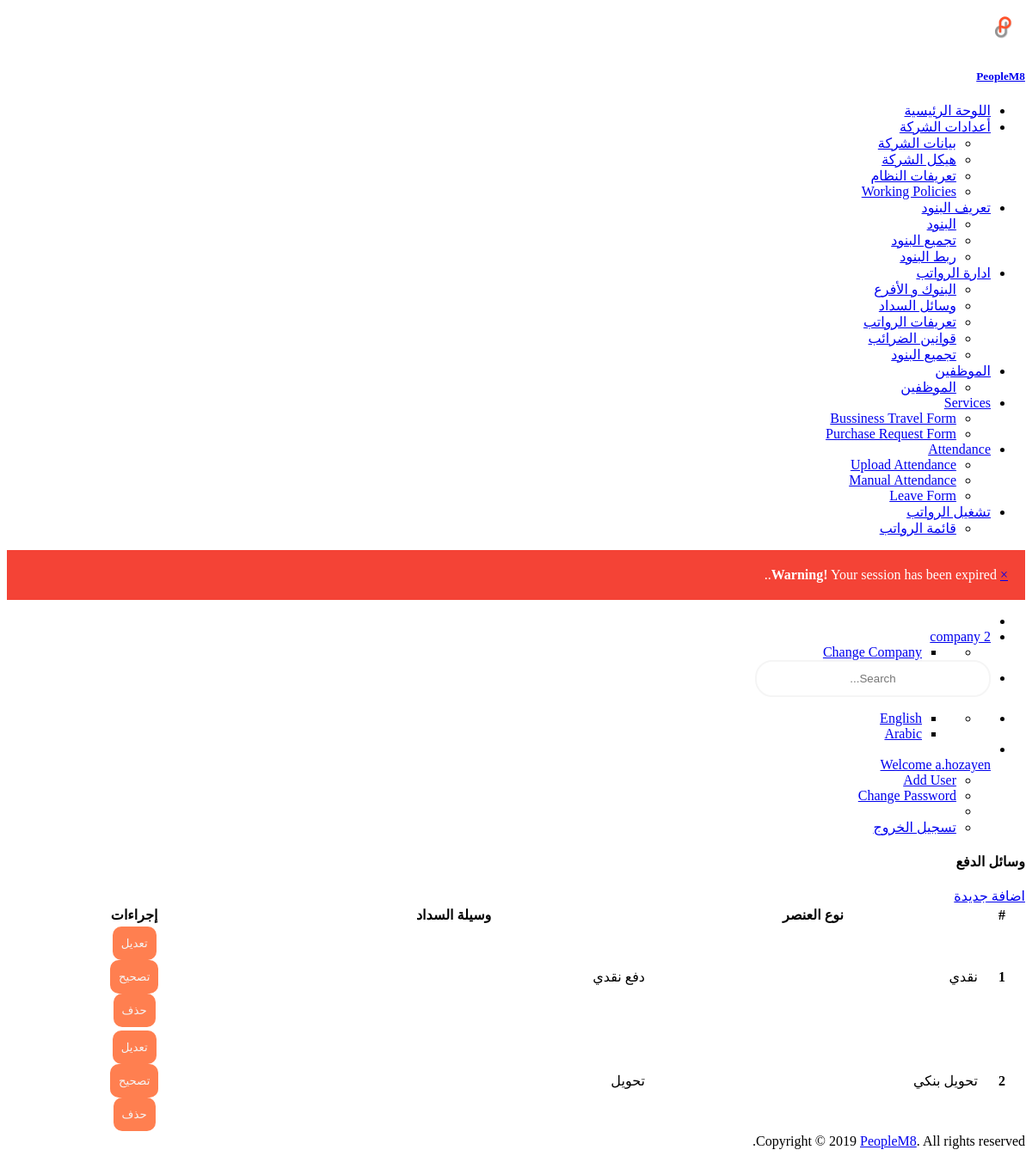
The page /manage/payment/list/ (signed in) on the database its author committed.
### custom_user/models.py (models this page shows)
class User(AbstractUser):
    emp_type_list = [("A", _("Admin")),
                     ("E", _("Employee"))]
    company = models.ForeignKey(Enterprise, null=True, blank=True, on_delete=models.CASCADE, related_name='company_user', verbose_name=_('Name'))
    employee_type = models.CharField(max_length=3, choices=emp_type_list, verbose_name=_('Employee Type'))
    business_unit_name = models.CharField(max_length=150, null=True, blank=True, verbose_name=_('Business Unit Name'))
    reg_tax_num = models.CharField(max_length=150, null=True, blank=True, verbose_name=_('Reg Tax Num'))
    commercail_record = models.CharField(max_length=150, null=True, blank=True, verbose_name=_('Commercail Record '))

### company/models.py (models this page shows)
class Enterprise(models.Model):
    enterprise_user = models.ForeignKey(settings.AUTH_USER_MODEL, on_delete=models.CASCADE, related_name="company_user")
    name = models.CharField(max_length=255, verbose_name=_('Company Name'))
    reg_tax_num = models.CharField(max_length=150, verbose_name=_('Reg Tax Num'))
    commercail_record = models.CharField(max_length=150, verbose_name=_('Commercial Record'))
    address1 = models.CharField(max_length=255, blank=True, null=True, verbose_name=_('Address1'))
    phone = models.CharField(max_length=255, blank=True, null=True, verbose_name=_('Phone'))
    mobile = models.CharField(max_length=255, blank=True, null=True, verbose_name=_('Mobile'))
    fax = models.CharField(max_length=255, blank=True, null=True, verbose_name=_('Fax'))
    email = models.EmailField(blank=True, null=True, verbose_name=_('Email'))
    country = models.ForeignKey(Country, on_delete=models.CASCADE, null=True, blank=True, verbose_name=_('Country'))
    slug = models.SlugField(blank=True, null=True)
    start_date = models.DateField(auto_now=False, auto_now_add=False, default=date.today, verbose_name=_('Start Date'))
    end_date = models.DateField(auto_now=False, auto_now_add=False, blank=True, null=True, verbose_name=_('End Date'))
    created_by = models.ForeignKey(settings.AUTH_USER_MODEL, blank=False, on_delete=models.CASCADE,
                                   related_name="company_created_by")
    creation_date = models.DateField(auto_now=True, auto_now_add=False)
    last_update_by = models.ForeignKey(settings.AUTH_USER_MODEL, blank=True, null=True, on_delete=models.CASCADE,
                                       related_name="company_last_update_by")
    last_update_date = models.DateField(auto_now=False, auto_now_add=True)
    attribute1 = models.CharField(max_length=255)
    attribute2 = models.CharField(max_length=255)
    attribute3 = models.CharField(max_length=255)
    attribute4 = models.CharField(max_length=255)
    attribute5 = models.CharField(max_length=255)
    attribute6 = models.CharField(max_length=255)
    attribute7 = models.CharField(max_length=255)
    attribute8 = models.CharField(max_length=255)
    attribute9 = models.CharField(max_length=255)
    attribute10 = models.CharField(max_length=255)
    attribute11 = models.CharField(max_length=255)
    attribute12 = models.CharField(max_length=255)
    attribute13 = models.CharField(max_length=255)
    attribute14 = models.CharField(max_length=255)
    attribute15 = models.CharField(max_length=255)
    def __str__(self):
        return self.name

### manage_payroll/models.py (models this page shows, shortened)
class Payment_Type(models.Model):
    enterprise = models.ForeignKey(Enterprise, on_delete=models.CASCADE, related_name= 'enterprise_payment_type',verbose_name=_('Enterprise Name'))
    type_name = models.CharField(max_length=25,verbose_name=_('Payment Type Name'))
    category = models.ForeignKey(LookupDet, on_delete=models.CASCADE,verbose_name=_('Category'))
    start_date	=	models.DateField(auto_now=False, auto_now_add=False, default=date.today,verbose_name=_('Start Date'))
    end_date	=	models.DateField(auto_now=False, auto_now_add=False, blank=True, null=True,verbose_name=_('End Date'))
    created_by	=	models.ForeignKey(settings.AUTH_USER_MODEL, blank=False,on_delete=models.CASCADE, related_name='payment_type_created_by')
    creation_date	=	models.DateField(auto_now=True, auto_now_add=False)
    last_update_by	=	models.ForeignKey(settings.AUTH_USER_MODEL, blank=False,on_delete=models.CASCADE)
    last_update_date	=	models.DateField(auto_now=False, auto_now_add=True)

### defenition/models.py (models this page shows)
class LookupDet(models.Model):
    lookup_type_fk	=	models.ForeignKey(LookupType, on_delete=models.CASCADE,related_name='lookup_type_fk',verbose_name=_('Lookup Type'))
    name	=	models.CharField(max_length=50,verbose_name=_('Name'))
    code	=	models.CharField(max_length=50,verbose_name=_('Code'))
    description	=	models.CharField(max_length=255, null=True, blank=True,verbose_name=_('Description'))
    start_date	=	models.DateField(auto_now=False, auto_now_add=False, default=date.today,verbose_name=_('Start Date') )
    end_date	=	models.DateField(auto_now=False, auto_now_add=False, blank=True, null=True,verbose_name=_('End Date'))
    created_by =    models.ForeignKey(settings.AUTH_USER_MODEL, blank=False,on_delete=models.CASCADE,related_name="lookup_det_created_by")
    creation_date	=	models.DateField(auto_now=True, auto_now_add=False)
    last_update_by	=	models.ForeignKey(settings.AUTH_USER_MODEL,null=True, blank=True, on_delete=models.CASCADE,related_name="lookup_det_last_update_by")
    last_update_date	=	models.DateField(auto_now=False, auto_now_add=True)
    def __str__(self):
        return self.name

### manage_payroll/views.py (the view)
# urls.py: path('payment/list/', views.listPaymentView , name='list-payments'),
@login_required(login_url='/login')
def listPaymentView(request):
    payment_type_list = Payment_Type.objects.filter().exclude((Q(end_date__gte=date.today())|Q(end_date__isnull=False)))
    payment_method_list = Payment_Method.objects.filter().exclude((Q(end_date__gte=date.today())|Q(end_date__isnull=False)))
    paymentContext = {
        "page_title":_("Payment Types"),
        'payment_type_list':payment_type_list,
        'payment_method_list':payment_method_list,
         }
    return render(request, 'payment-list.html', paymentContext)

### manage_payroll/templates/payment-list.html (shortened to what this page needs)
{% extends 'master.html'%}
{% load staticfiles%}
{% load crispy_forms_tags %}
{% load l10n %}
{% load i18n %}
{% block body%}
<div class="container-fluid">
  <div class="row" style="margin-left:0px;">
    <div class="col-md-8">
      <h4 class="c-grey-900">{{page_title|title}}</h4>
    </div>
    <div class="col-md-4">
      <div class="gap-10 peers ">
        <div class="peer"><a href="{% url 'manage_payroll:payment-type-create' %}" class="btn cur-p btn-primary">{% trans "Add" %}</a></div>
      </div>
    </div>
  </div>
  <div class="row" style="margin-left:0px;">
    <div class="col-md-12">
      <div class="bgc-white bd bdrs-3 p-20 mB-20">
        <table class="table table-striped table-bordered" id="dataTable"  width="100%">
          <thead>
            <tr>
              <th>#</th>
              <th>{% trans "Type" %}</th>
              <th>{% trans "Payment Method" %}</th>
              <th>{% trans "Actions" %}</th>
            </tr>
          </thead>
          <tbody>
            {% for payment in payment_type_list %}
            <tr>
              <th>{{ forloop.counter }}</th>
              <td>{{ payment.type_name }}</td>
              <td>{{ payment.category }}</td>
              <td class="Actions">
                <div class="w-100 gap-10 peers">
                  <div class="peer">
                    <a href="{%url 'manage_payroll:update-payment' pk=payment.pk%}">
                      <button type="button" class="btn cur-p btn-outline-primary">{% trans "Update" %}</button>
                    </a>
                  </div>
                  <div class="peer">
                    <a href="{%url 'manage_payroll:correct-payment' pk=payment.pk%}">
                      <button type="button" class="btn cur-p btn-outline-success">{% trans "Correction" %}</button>
                    </a>
                  </div>
                  <div class="peer">
                    <a href="#">
                      <button type="button" class="btn cur-p btn-outline-danger" data-toggle="modal" data-target="#delete-modal{{payment.pk}}">{% trans "Delete" %}</button>
                    </a>
                  </div>
                </div>
              </td>
            </tr>
          {% endfor %}
        </tbody>
        </table>
      </div>
    </div>
  </div>
</div>
{% endblock body%}

### MashreqPayroll/templates/top_nav.html (shortened to what this page needs)
{% load staticfiles %}
{% load i18n %}
{% load l10n %}
{% get_current_language_bidi as LANGUAGE_BIDI %}
<div class="header-container">
  <ul class="{% if LANGUAGE_BIDI %} nav-right {% else %} nav-left {% endif %}">
    <li><a id="sidebar-toggle" class="sidebar-toggle" href="javascript:void(0);"></a></li>
    <li class="notifications dropdown">
      <a href="#" class="dropdown-toggle no-after" data-toggle="dropdown">
        {% if LANGUAGE_BIDI %}
        <span class="fsz-sm c-grey-900">{{request.user.company}}</span>
        {% else %}
        <span class="fsz-sm c-grey-900">{{request.user.company}}</span>
        <i class="ti-angle-down" style="font-size: xx-small;"></i>
        {% endif %}
      </a>
      <ul class="dropdown-menu" style="min-width: 125px;">
        <li>
          <ul class="dropdown-menu p-5 fsz-sm" style="position: relative;">
            <li><a href="{% url 'company:user-companies-list' %}" class="d-b td-n pY-5 bgcH-grey-100 c-grey-700">{% trans "Change Company" %}</a></li>
          </ul>
        </li>
      </ul>
    </li>
    <li class="search-input"><input class="form-control" type="text" placeholder="Search..."></li>
  </ul>
  <ul class="{% if LANGUAGE_BIDI %} nav-left {% else %} nav-right {% endif %}">
    <li class="notifications dropdown">
      <ul class="dropdown-menu" style="min-width: 125px;">
        <li>
          <ul class="ovY-a pos-r scrollable lis-n p-0 m-0 fsz-sm">
            <li><a href="{% url 'home:en' %}" class="peers fxw-nw td-n p-20 bdB c-grey-800 cH-blue bgcH-grey-100">English</a></li>
            <li><a href="{% url 'home:ar' %}" class="peers fxw-nw td-n p-20 bdB c-grey-800 cH-blue bgcH-grey-100">Arabic</a></li>
          </ul>
        </li>
      </ul>
    </li>
    <li class="dropdown">
      <a href="#" class="dropdown-toggle no-after peers fxw-nw ai-c lh-1" data-toggle="dropdown">
        <div class="peer mR-10"><img class="w-2r bdrs-50p" src="#" alt=""></div>
        <div class="peer"><span class="fsz-sm c-grey-900">Welcome {{request.user}}</span></div>
      </a>
      <ul class="dropdown-menu fsz-sm">
        {% if request.user.employee_type == 'A'%}
        <li><a href="{% url 'home:new-user' %}" class="d-b td-n pY-5 bgcH-grey-100 c-grey-700">
            <span>{% trans "Add User" %}</span></a>
        </li>
        {% endif %}
        <li><a href="{% url 'home:password_change' %}" class="d-b td-n pY-5 bgcH-grey-100 c-grey-700">
            <span>{% trans "Change Password" %}</span></a>
        </li>
        <li role="separator" class="divider"></li>
        {% if user.is_authenticated %}
        <li>
          <a href="{% url 'home:logout' %}" class="d-b td-n pY-5 bgcH-grey-100 c-grey-700">
             <span>{% trans "Log out" %}</span>
          </a>
        </li>
        {% else %}
        <li>
          <a href="{% url 'home:user-login' %}" class="d-b td-n pY-5 bgcH-grey-100 c-grey-700">
            <i class="ti-power-off mR-10"></i> <span>{% trans "Log in" %}</span>
          </a>
        </li>
        {% endif %}
      </ul>
    </li>
  </ul>
</div>

### MashreqPayroll/static/css/style-main-ar.css (style rules this page uses)
body { text-align: right !important; }
input { border: 2px solid whitesmoke; border-radius: 20px; padding: 12px 10px; text-align: center; width: 250px; }
button { border: none; border-radius: 10px; padding: 12px 10px; text-align: center; cursor: pointer; background: coral; color: whitesmoke; }
.Actions { display: block ruby; text-align: center; }

### MashreqPayroll/static/css/style.css (style rules this page uses)
th { text-align: center; }

### rows shown on the page
User: user.company "company 2", user "a.hozayen"
Payment_Type: type_name "نقدي", category "دفع نقدي"
Payment_Type: type_name "تحويل بنكي", category "تحويل"

### other values the page prints
{{ message|safe }} "Your session has been expired."
{{ page_title|title }} "وسائل الدفع"
